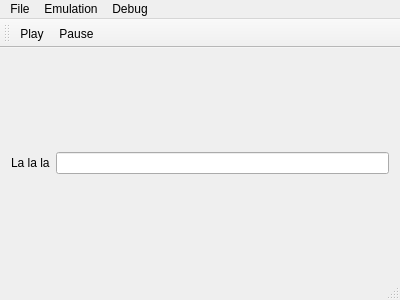
<?xml version="1.0" encoding="UTF-8"?>
<ui version="4.0">
 <class>KeemoMainWindow</class>
 <widget class="QMainWindow" name="KeemoMainWindow">
  <property name="geometry">
   <rect>
    <x>0</x>
    <y>0</y>
    <width>400</width>
    <height>300</height>
   </rect>
  </property>
  <property name="windowTitle">
   <string>Keemo - GB Emulator</string>
  </property>
  <widget class="QWidget" name="centralWidget">
   <layout class="QHBoxLayout" name="horizontalLayout">
    <item>
     <widget class="QLabel" name="label">
      <property name="text">
       <string>La la la</string>
      </property>
     </widget>
    </item>
    <item>
     <widget class="QLineEdit" name="lineEdit"/>
    </item>
   </layout>
  </widget>
  <widget class="QMenuBar" name="menuBar">
   <property name="geometry">
    <rect>
     <x>0</x>
     <y>0</y>
     <width>400</width>
     <height>21</height>
    </rect>
   </property>
   <widget class="QMenu" name="menuFile">
    <property name="title">
     <string>File</string>
    </property>
    <addaction name="actionOpen"/>
    <addaction name="actionClose"/>
   </widget>
   <widget class="QMenu" name="menuEmulaiton">
    <property name="title">
     <string>Emulation</string>
    </property>
    <addaction name="actionPlay"/>
    <addaction name="actionPause"/>
    <addaction name="actionStop"/>
    <addaction name="actionRestart"/>
   </widget>
   <widget class="QMenu" name="menuDebug">
    <property name="title">
     <string>Debug</string>
    </property>
    <addaction name="actionShow_Window"/>
    <addaction name="actionHide_Window"/>
   </widget>
   <addaction name="menuFile"/>
   <addaction name="menuEmulaiton"/>
   <addaction name="menuDebug"/>
  </widget>
  <widget class="QToolBar" name="mainToolBar">
   <attribute name="toolBarArea">
    <enum>TopToolBarArea</enum>
   </attribute>
   <attribute name="toolBarBreak">
    <bool>false</bool>
   </attribute>
   <addaction name="actionPlay"/>
   <addaction name="actionPause"/>
  </widget>
  <widget class="QStatusBar" name="statusBar"/>
  <action name="actionOpen">
   <property name="text">
    <string>Open</string>
   </property>
  </action>
  <action name="actionClose">
   <property name="text">
    <string>Close</string>
   </property>
  </action>
  <action name="actionPlay">
   <property name="text">
    <string>Play</string>
   </property>
  </action>
  <action name="actionPause">
   <property name="text">
    <string>Pause</string>
   </property>
  </action>
  <action name="actionStop">
   <property name="text">
    <string>Stop</string>
   </property>
  </action>
  <action name="actionRestart">
   <property name="text">
    <string>Restart</string>
   </property>
  </action>
  <action name="actionShow_Window">
   <property name="text">
    <string>Show Window</string>
   </property>
  </action>
  <action name="actionHide_Window">
   <property name="text">
    <string>Hide Window</string>
   </property>
  </action>
 </widget>
 <layoutdefault spacing="6" margin="11"/>
 <resources/>
 <connections/>
</ui>
